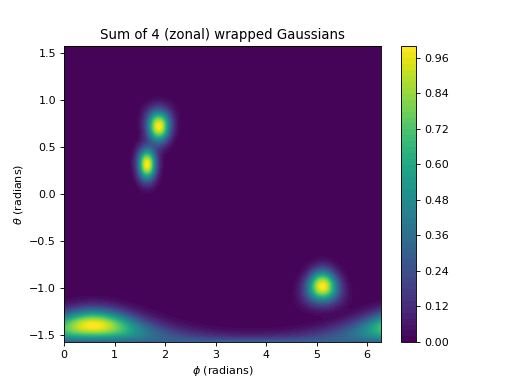

Python code for this plot:
import numpy as np
import matplotlib.pyplot as plt
from pycsou.linop.sampling import MappedDistanceMatrix

rng = np.random.default_rng(seed=2)
phi = np.linspace(0,2*np.pi, 256)
theta = np.linspace(-np.pi/2,np.pi/2, 256)
phi, theta = np.meshgrid(phi, theta)
x,y,z = np.cos(phi)*np.cos(theta), np.sin(phi)*np.cos(theta), np.sin(theta)
samples1 = np.stack((x.flatten(), y.flatten(), z.flatten()), axis=-1)
phi2 = 2 * np.pi * rng.random(size=4)
theta2 = np.pi * rng.random(size=4) - np.pi/2
x2,y2,z2 = np.cos(phi2)*np.cos(theta2), np.sin(phi2)*np.cos(theta2), np.sin(theta2)
samples2 = np.stack((x2,y2,z2), axis=-1)
alpha = np.ones(samples2.shape[0])
sigma = 1 / 9
func = lambda x: np.exp(-np.abs(1-x) / (sigma ** 2))
MDMOp = MappedDistanceMatrix(samples1=samples1, samples2=samples2, function=func,mode='zonal', operator_type='sparse', max_distance=3*sigma)
plt.contourf(phi, theta, (MDMOp * alpha).reshape(phi.shape), 50)
plt.title('Sum of 4 (zonal) wrapped Gaussians')
plt.colorbar()
plt.xlabel('$\\phi$ (radians)')
plt.ylabel('$\\theta$ (radians)')
